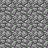

Tiled map render using the project's own tile images. Description and the whole map definition, tile-layer contents included, below:
An orthogonal 3x3 tile map with 16x16 px tiles, 1 tile layer (Ebene 0), 2 hidden layers not drawn.

<map version="1.0" orientation="orthogonal" width="3" height="3" tilewidth="16" tileheight="16">
 <properties>
  <property name="offset" value="-1" />
 </properties>
 <tileset firstgid="1" source="MC Realms.tsx" />
 <layer name="Ebene 0" width="3" height="3">
  <data>
   <tile gid="25" />
   <tile gid="25" />
   <tile gid="25" />
   <tile gid="25" />
   <tile gid="25" />
   <tile gid="25" />
   <tile gid="25" />
   <tile gid="25" />
   <tile gid="25" />
  </data>
 </layer>
 <layer name="Ebene 1" width="3" height="3" visible="0">
  <data>
   <tile gid="0" />
   <tile gid="0" />
   <tile gid="0" />
   <tile gid="0" />
   <tile gid="0" />
   <tile gid="0" />
   <tile gid="0" />
   <tile gid="0" />
   <tile gid="0" />
  </data>
 </layer>
 <layer name="Ebene 2" width="3" height="3" visible="0">
  <data>
   <tile gid="0" />
   <tile gid="0" />
   <tile gid="0" />
   <tile gid="0" />
   <tile gid="0" />
   <tile gid="0" />
   <tile gid="0" />
   <tile gid="0" />
   <tile gid="0" />
  </data>
 </layer>
</map>
